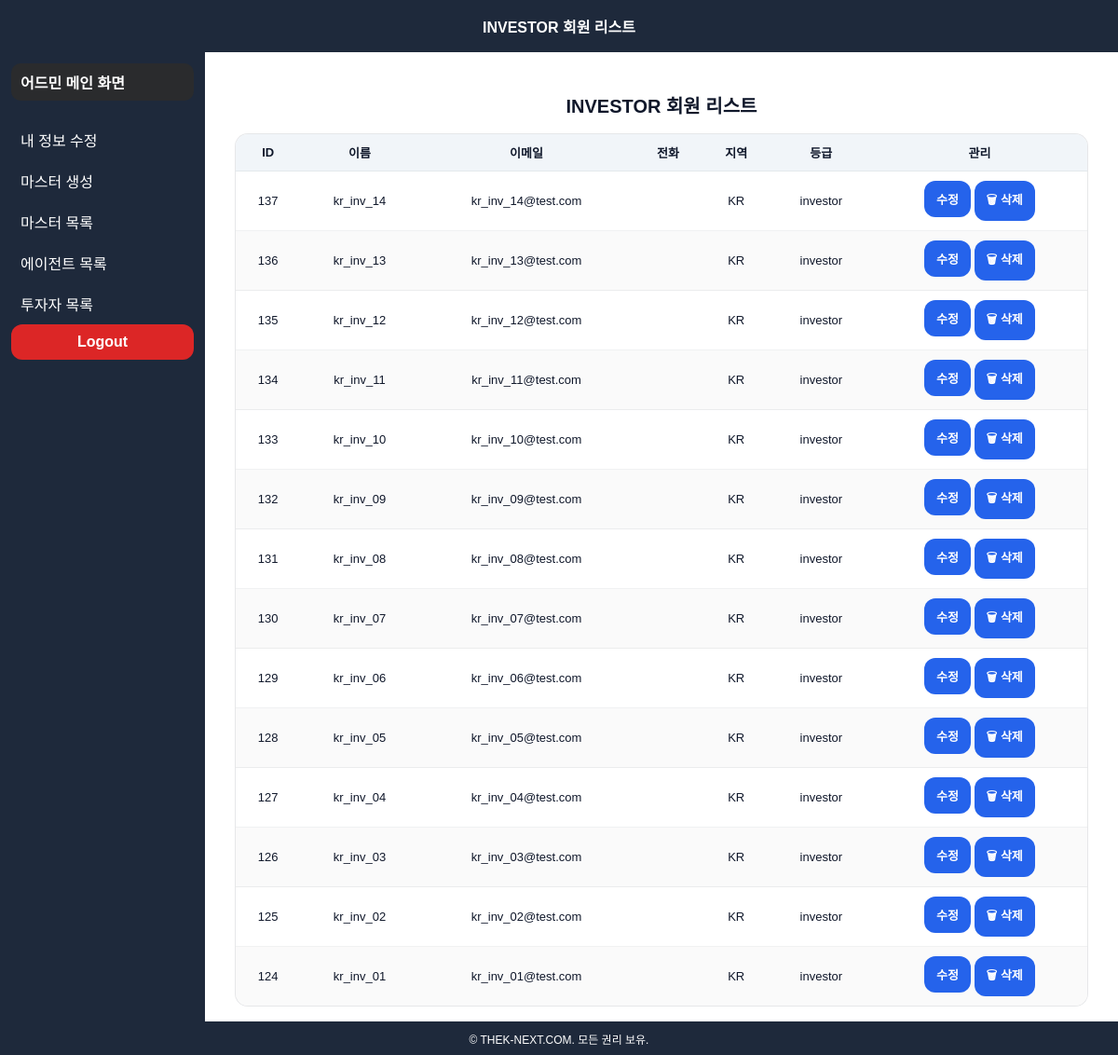
/a_investor_list.php (signed in), run on the app's committed database.
### tables this page shows
CREATE TABLE `users` (
  `id` int NOT NULL,
  `name` varchar(20) DEFAULT NULL,
  `username` varchar(50) NOT NULL,
  `email` varchar(100) NOT NULL,
  `country` varchar(100) DEFAULT NULL,
  `role` varchar(50) NOT NULL,
  `password_hash` varchar(255) NOT NULL,
  `created_at` timestamp NULL DEFAULT CURRENT_TIMESTAMP,
  `last_login` timestamp NULL DEFAULT NULL,
  `phone` varchar(20) DEFAULT NULL,
  `referral_code` varchar(50) NOT NULL,
  `referrer_id` int DEFAULT NULL COMMENT '추천인 사용자 ID',
  `sponsor_id` int DEFAULT NULL
);

### a_investor_list.php (called while the page is built, shortened)
<?php
include 'db_connect.php';
$login_user_id = (int)$_SESSION['user_id'];
$ids = [];
$queue = [$login_user_id];
while (!empty($queue)) {
    $current = array_shift($queue);
    $q = mysqli_query($conn, "SELECT id FROM users WHERE sponsor_id=" . (int)$current);
    while ($r = mysqli_fetch_assoc($q)) {
        $cid = (int)$r['id'];
        if (!isset($ids[$cid])) {
            $ids[$cid] = true;
            $queue[] = $cid;
        }
    }
}
$downline_ids = array_keys($ids);
if (count($downline_ids) === 0) {
    $sql = "SELECT id, username, email, role, phone, country FROM users WHERE 1=0";
} else {
    $in = implode(',', array_map('intval', $downline_ids));
    $sql = "
        SELECT id, username, email, role, phone, country
        FROM users
        WHERE role='investor'
          AND id IN ($in)
        ORDER BY id DESC
    ";
}
$result = mysqli_query($conn, $sql);
if ($_SERVER["REQUEST_METHOD"] === "GET") {
    include "layout.php";
}

### a_investor_list_content.php (the view)
<h2 style="text-align:center;">INVESTOR 회원 리스트</h2>
<div class="chart-box" style="max-width:1000px; margin:auto;">
<table>
    <thead>
        <tr>
            <th>ID</th>
            <th>이름</th>
            <th>이메일</th>
            <th>전화</th>
            <th>지역</th>
            <th>등급</th>
            <th>관리</th>
        </tr>
    </thead>
    <tbody>
        <?php if (mysqli_num_rows($result) > 0): ?>
            <?php while($row = mysqli_fetch_assoc($result)): ?>
                <tr>
                    <td><?= $row['id'] ?></td>
                    <td><?= $row['username'] ?></td>
                    <td><?= $row['email'] ?></td>
                    <td><?= $row['phone'] ?></td>
                    <td><?= $row['country'] ?></td>
                    <td><?= $row['role'] ?></td>
                    <td>
                        <a class="btn edit"
                           href="edit_member.php?id=<?= $row['id'] ?>&redirect=a_investor_list.php">
                           수정
                        </a>
                        <a class="btn delete"
                           href="delete_member.php?id=<?= $row['id'] ?>&return=<?= urlencode($_SERVER['REQUEST_URI']) ?>"
                           onclick="return confirm('정말 삭제하시겠습니까?');">
                           🗑 삭제
                        </a>
                    </td>
                </tr>
            <?php endwhile; ?>
        <?php else: ?>
            <tr><td colspan="7">INVESTOR 회원이 없습니다.</td></tr>
        <?php endif; ?>
    </tbody>
</table>
</div>

### css/base.css (style rules this page uses)
* { box-sizing:border-box; }
html,body { height:100%; }
body { margin:0;font-family:Arial,sans-serif;background:#f4f4f4;color:#0f172a; }
:root { --header-h:56px;--footer-h:36px;--sidebar-w:220px; --bg:#1e293b;--bg2:#2a2b2d; --card:#ffffff;--muted:#64748b;--border:rgba(15,23,42,0.10); --primary:#2563eb;--danger:#dc2626;--success:#0f766e; }
a { color:inherit; }

### css/layout.css (style rules this page uses)
body { padding-top:var(--header-h);padding-bottom:var(--footer-h); }

### css/components.css (style rules this page uses)
.btn,.button,button { font:inherit; }
.btn,.button { display:inline-flex;align-items:center;justify-content:center;gap:6px;padding:9px 12px;border-radius:12px;border:1px solid transparent;text-decoration:none;font-weight:900;cursor:pointer;user-select:none; }
.btn { background:var(--primary);color:#fff; }

### css/tables.css (style rules this page uses)
table { width:100%;border-collapse:separate;border-spacing:0;background:#fff;border:1px solid var(--border);border-radius:14px;overflow:hidden;margin:12px 0 20px; }
th,td { padding:10px 10px;border-bottom:1px solid rgba(15,23,42,0.06);font-size:13px;text-align:center;white-space:nowrap; }
th { background:#f1f5f9;font-weight:900; }
tr:nth-child(even) td { background:#fafafa; }
tr:last-child td { border-bottom:none; }

### css/pages/gm_list.css (style rules this page uses)
.content-area h2 { font-size:20px;font-weight:900;margin:10px 0 16px;text-align:center; }

### data on the page
users: id "137", username "kr_inv_14", email "kr_inv_14@test.com", country "KR", role "investor"
users: id "136", username "kr_inv_13", email "kr_inv_13@test.com", country "KR", role "investor"
users: id "135", username "kr_inv_12", email "kr_inv_12@test.com", country "KR", role "investor"
users: id "134", username "kr_inv_11", email "kr_inv_11@test.com", country "KR", role "investor"
users: id "133", username "kr_inv_10", email "kr_inv_10@test.com", country "KR", role "investor"
users: id "132", username "kr_inv_09", email "kr_inv_09@test.com", country "KR", role "investor"
users: id "131", username "kr_inv_08", email "kr_inv_08@test.com", country "KR", role "investor"
users: id "130", username "kr_inv_07", email "kr_inv_07@test.com", country "KR", role "investor"
users: id "129", username "kr_inv_06", email "kr_inv_06@test.com", country "KR", role "investor"
users: id "128", username "kr_inv_05", email "kr_inv_05@test.com", country "KR", role "investor"
users: id "127", username "kr_inv_04", email "kr_inv_04@test.com", country "KR", role "investor"
users: id "126", username "kr_inv_03", email "kr_inv_03@test.com", country "KR", role "investor"
users: id "125", username "kr_inv_02", email "kr_inv_02@test.com", country "KR", role "investor"
users: id "124", username "kr_inv_01", email "kr_inv_01@test.com", country "KR", role "investor"

### other printed values
$page_title "INVESTOR 회원 리스트"
